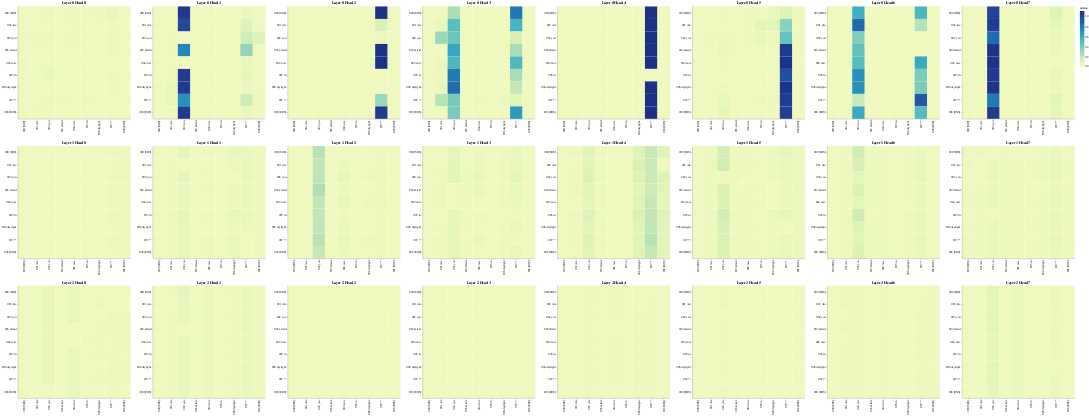

Notebook code for this chart:
### Code cell
layers = [0, 1, 2]
heads = [0, 1, 2, 3, 4, 5, 6, 7]

# Encoder Self-Attention
get_all_attention_maps("encoder", layers, heads, encoder_input_tokens, encoder_input_tokens, min(20, sentence_len))
